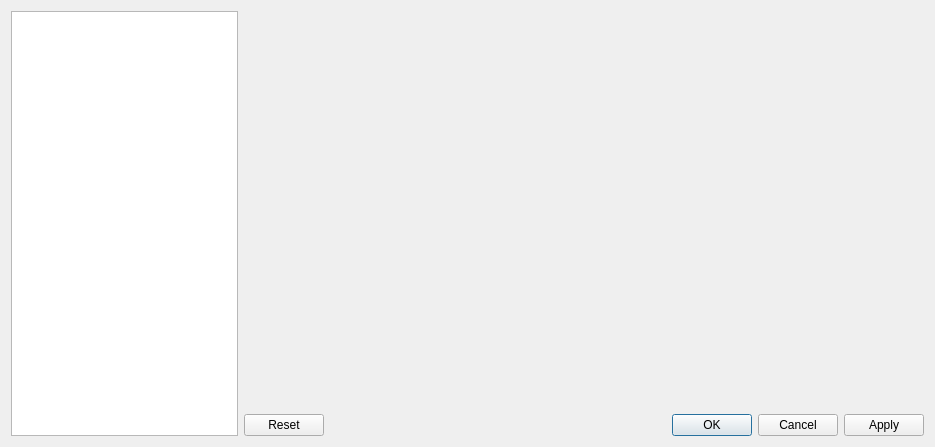
<?xml version="1.0" encoding="UTF-8"?>
<ui version="4.0">
 <class>H2Config</class>
 <widget class="QWidget" name="H2Config">
  <property name="geometry">
   <rect>
    <x>0</x>
    <y>0</y>
    <width>935</width>
    <height>447</height>
   </rect>
  </property>
  <property name="sizePolicy">
   <sizepolicy hsizetype="Preferred" vsizetype="Preferred">
    <horstretch>1</horstretch>
    <verstretch>0</verstretch>
   </sizepolicy>
  </property>
  <property name="maximumSize">
   <size>
    <width>1200</width>
    <height>16777215</height>
   </size>
  </property>
  <property name="windowTitle">
   <string>Form</string>
  </property>
  <layout class="QGridLayout" name="gridLayout">
   <item row="0" column="1">
    <widget class="QStackedWidget" name="stackedWidget">
     <property name="sizePolicy">
      <sizepolicy hsizetype="Preferred" vsizetype="Preferred">
       <horstretch>3</horstretch>
       <verstretch>0</verstretch>
      </sizepolicy>
     </property>
    </widget>
   </item>
   <item row="2" column="1">
    <widget class="QDialogButtonBox" name="buttonBox">
     <property name="standardButtons">
      <set>QDialogButtonBox::Apply|QDialogButtonBox::Cancel|QDialogButtonBox::Ok|QDialogButtonBox::Reset</set>
     </property>
    </widget>
   </item>
   <item row="0" column="0" rowspan="3">
    <widget class="QTreeWidget" name="treeWidget">
     <property name="sizePolicy">
      <sizepolicy hsizetype="Expanding" vsizetype="Expanding">
       <horstretch>1</horstretch>
       <verstretch>0</verstretch>
      </sizepolicy>
     </property>
     <attribute name="headerVisible">
      <bool>false</bool>
     </attribute>
    </widget>
   </item>
  </layout>
 </widget>
 <resources/>
 <connections/>
</ui>
